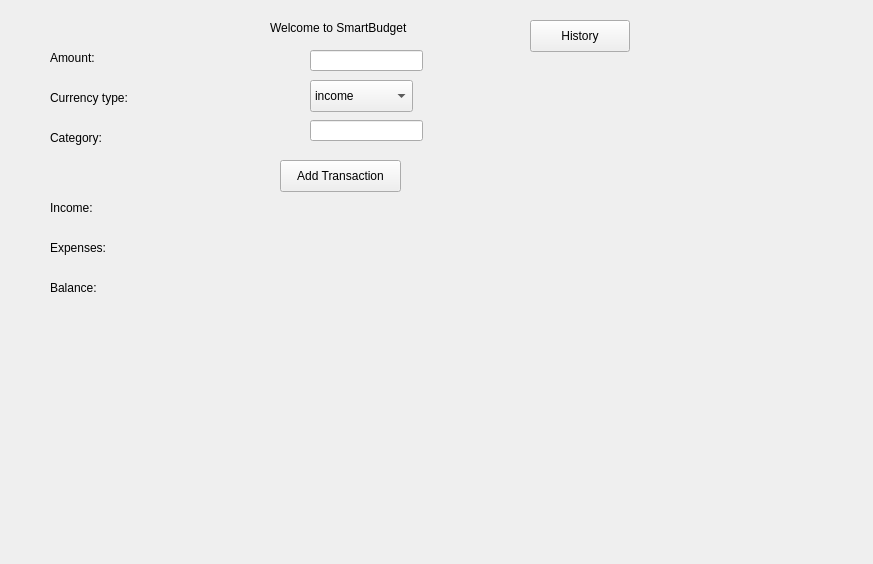
<?xml version="1.0" encoding="UTF-8"?>
<ui version="4.0">
 <class>Addtransaction</class>
 <widget class="QWidget" name="Addtransaction">
  <property name="geometry">
   <rect>
    <x>0</x>
    <y>0</y>
    <width>873</width>
    <height>564</height>
   </rect>
  </property>
  <property name="windowTitle">
   <string>Form</string>
  </property>
  <widget class="QLabel" name="label">
   <property name="geometry">
    <rect>
     <x>50</x>
     <y>50</y>
     <width>58</width>
     <height>16</height>
    </rect>
   </property>
   <property name="text">
    <string>Amount:</string>
   </property>
  </widget>
  <widget class="QLineEdit" name="amountInput">
   <property name="geometry">
    <rect>
     <x>310</x>
     <y>50</y>
     <width>113</width>
     <height>21</height>
    </rect>
   </property>
  </widget>
  <widget class="QLabel" name="label_2">
   <property name="geometry">
    <rect>
     <x>50</x>
     <y>90</y>
     <width>101</width>
     <height>16</height>
    </rect>
   </property>
   <property name="text">
    <string>Currency type:</string>
   </property>
  </widget>
  <widget class="QComboBox" name="comboBox">
   <property name="geometry">
    <rect>
     <x>310</x>
     <y>80</y>
     <width>103</width>
     <height>32</height>
    </rect>
   </property>
   <item>
    <property name="text">
     <string>income</string>
    </property>
   </item>
   <item>
    <property name="text">
     <string>expense</string>
    </property>
   </item>
  </widget>
  <widget class="QLabel" name="label_3">
   <property name="geometry">
    <rect>
     <x>50</x>
     <y>130</y>
     <width>58</width>
     <height>16</height>
    </rect>
   </property>
   <property name="text">
    <string>Category:</string>
   </property>
  </widget>
  <widget class="QLineEdit" name="categoryInput">
   <property name="geometry">
    <rect>
     <x>310</x>
     <y>120</y>
     <width>113</width>
     <height>21</height>
    </rect>
   </property>
  </widget>
  <widget class="QPushButton" name="pushButton">
   <property name="geometry">
    <rect>
     <x>280</x>
     <y>160</y>
     <width>121</width>
     <height>32</height>
    </rect>
   </property>
   <property name="text">
    <string>Add Transaction</string>
   </property>
  </widget>
  <widget class="QLabel" name="label_4">
   <property name="geometry">
    <rect>
     <x>50</x>
     <y>200</y>
     <width>58</width>
     <height>16</height>
    </rect>
   </property>
   <property name="text">
    <string>Income:</string>
   </property>
  </widget>
  <widget class="QLabel" name="label_5">
   <property name="geometry">
    <rect>
     <x>50</x>
     <y>240</y>
     <width>71</width>
     <height>16</height>
    </rect>
   </property>
   <property name="text">
    <string>Expenses:</string>
   </property>
  </widget>
  <widget class="QLabel" name="label_6">
   <property name="geometry">
    <rect>
     <x>50</x>
     <y>280</y>
     <width>58</width>
     <height>16</height>
    </rect>
   </property>
   <property name="text">
    <string>Balance:</string>
   </property>
  </widget>
  <widget class="QLabel" name="label_7">
   <property name="geometry">
    <rect>
     <x>270</x>
     <y>20</y>
     <width>161</width>
     <height>16</height>
    </rect>
   </property>
   <property name="text">
    <string>Welcome to SmartBudget</string>
   </property>
  </widget>
  <widget class="QLabel" name="incomeLabel">
   <property name="geometry">
    <rect>
     <x>310</x>
     <y>200</y>
     <width>58</width>
     <height>16</height>
    </rect>
   </property>
   <property name="text">
    <string/>
   </property>
  </widget>
  <widget class="QLabel" name="expenseLabel">
   <property name="geometry">
    <rect>
     <x>310</x>
     <y>240</y>
     <width>58</width>
     <height>16</height>
    </rect>
   </property>
   <property name="text">
    <string/>
   </property>
  </widget>
  <widget class="QLabel" name="balanceLabel">
   <property name="geometry">
    <rect>
     <x>310</x>
     <y>280</y>
     <width>58</width>
     <height>16</height>
    </rect>
   </property>
   <property name="text">
    <string/>
   </property>
  </widget>
  <widget class="QPushButton" name="historyButton">
   <property name="geometry">
    <rect>
     <x>530</x>
     <y>20</y>
     <width>100</width>
     <height>32</height>
    </rect>
   </property>
   <property name="text">
    <string>History</string>
   </property>
  </widget>
 </widget>
 <resources/>
 <connections/>
</ui>
